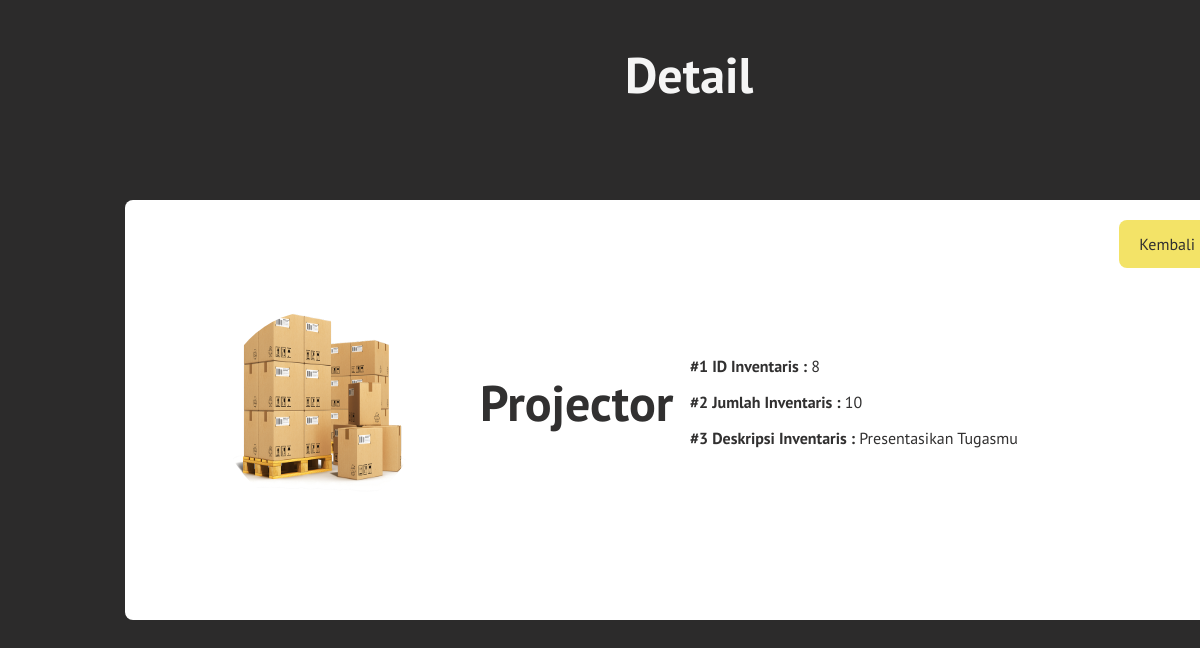
Page /admin/page/detail_inv.php?no=8 (signed in) on the committed database.
### tables this page shows
CREATE TABLE `inventaris` (
  `id_inventaris` int(11) NOT NULL,
  `nama_inventaris` varchar(255) NOT NULL,
  `jumlah_inventaris` int(11) NOT NULL,
  `deskripsi` text
);

### admin/page/detail_inv.php (the view, shortened to what this page needs)
<?php
require "../function/functions.php";
$id = $_GET["no"];
$detail_i = mysqli_query($conn, "SELECT * FROM inventaris WHERE id_inventaris = '$id' ");
$data_q = mysqli_fetch_assoc($detail_i);
$d_0 = $data_q["id_inventaris"];
$d_11 = $data_q["nama_inventaris"];
$d_12 = $data_q["jumlah_inventaris"];
$d_13 = $data_q["deskripsi"];
?>
<!DOCTYPE html>
<html lang="en">
<head>
    <link rel="stylesheet" href="../css/d_u.css">
    <link rel="stylesheet" href="../css/font.css">
</head>
<body>
<h1>Detail</h1>
<div class="report-card">
    <div class="img-prof">
        <img class="img-admin" src="../img/stuff.png">
        <b><p><?php echo $d_11; ?></p></b>
    </div>
    <div class="text_report">
    <b><p>#1 ID Inventaris : </b><?php echo $d_0; ?></p>
    <b><p>#2 Jumlah Inventaris : </b><?php echo $d_12; ?></p>
    <b><p>#3 Deskripsi Inventaris : </b><?php echo $d_13;?></b></p>
    </div>
    <a class="ok-next" href="dftr_inv.php">Kembali</a>
</div>
</body>
</html>

### admin/css/d_u.css (style rules this page uses)
body { background-color: #2c2b2b; background-size: cover; background-repeat: no-repeat; background-attachment: fixed; }
h1 { font-family: 'PT Sans', sans-serif; position: fixed; left: 625px; font-size: 50px; color:whitesmoke; box-shadow: 1px 1px 1px rgba(0, 0, 0, 0,7); }
.report-card { position: fixed; top: 200px; left: 125px; background-color: #ffffff; border-radius: 8px; padding: 10px; width: 1100px; height: 400px; }
.report-card p { font-family: 'PT Sans', sans-serif; color: #313030; }
.text_report { position: fixed; top: 340px; left: 690px; }
.ok-next { background-color: #F3E367; border-radius: 8px; padding: 20px; text-align: center; line-height: 50%; position: absolute; top: 20px; color: #313030; font-family: 'PT Sans', sans-serif; right: 30px; text-decoration: none; }
.img-prof .img-admin { height:200px; width: 200px; position: fixed; top: 300px; left: 210px; padding: 10px; border-radius: 150px; }
.img-prof p { font-family: 'PT Sans', sans-serif; color: #313030; font-size: 50px; position: fixed; top: 320px; left: 480px; width: 100px; }

### rows in the picture
inventaris: nama_inventaris "Projector", id_inventaris "8", jumlah_inventaris "10", deskripsi "Presentasikan Tugasmu"
